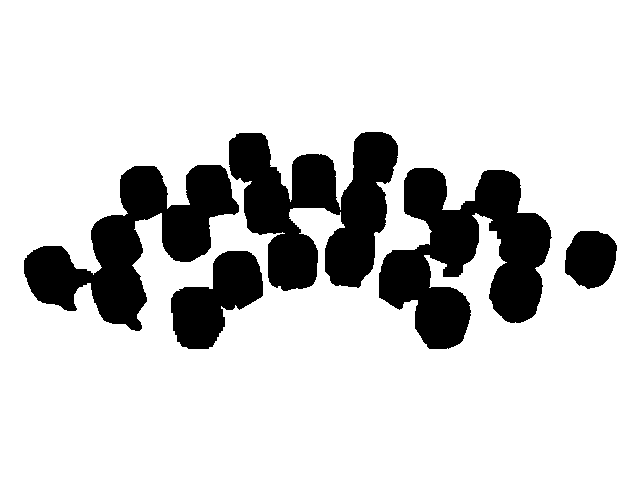
#> input picture data/input/16.png, 640 x 479 px
$ python demo.py
#> lines starting #> are read from the running program, lines starting #| are printed output that depends on the picture; after the words box and inside, x2 and y2 are one past the last pixel; in counts of white or black regions, pixels touching at a corner belong together
### sparse.py
import numpy as np
from scipy.spatial import Delaunay
from numba import njit
import cv2
import copy

@njit
def find(x, P):
    if P[x] == x:
        return x
    P[x] = find(P[x], P)
    return P[x]

@njit
def merge2D(ux, uy, vx, vy, m, P):
    x = ux*m+uy
    y = vx*m+vy
    x = find(x, P)
    y = find(y, P)
    if x!=y:
        P[x] = y
        return True
    return False

@njit
def binToPts(bin):
    n = bin.shape[0]
    m = bin.shape[1]
    P = np.arange(n*m)
    points = []
    for x in range(n):
        for y in range(m):
            if bin[x,y]:
                if x>0 and bin[x-1,y]:
                    merge2D(x, y, x-1, y, m, P)
                if x>0 and y>0 and bin[x-1,y-1]:
                    merge2D(x, y, x-1, y-1, m, P)
                if y>0 and bin[x,y-1]:
                    merge2D(x, y, x, y-1, m, P)
                if y>0 and x<n and bin[x+1,y-1]:
                    merge2D(x, y, x+1, y-1, m, P)

                if x>0 and (~bin[x-1,y]) or y>0 and (~bin[x,y-1]) \
                    or x<n-1 and (~bin[x+1,y]) or y<m-1 and (~bin[x,y+1]):
                    points.append([x,y])
    points = np.array(points)
    return n, m, points, P

def imgToSts(img):
    bin = img<126
    n, m, points, P = binToPts(bin)

    c_p = np.zeros((n*m, 2))
    c_c = np.zeros(n*m)
    for i in range(points.shape[0]):
        x = points[i,0]
        y = points[i,1]
        j = find(x*m+y, P)
        c_p[j] += points[i]
        c_c[j] += 1

    tmp = []
    for i in range(c_c.shape[0]):
        if c_c[i]>0:
            c_p[i]=c_p[i]/c_c[i]
            tmp.append(c_p[i])
    tmp = np.array(tmp)

    r_l = np.zeros(n*m)
    r_c = np.zeros(n*m)
    for i in range(points.shape[0]):
        x = points[i,0]
        y = points[i,1]
        j = find(x*m+y, P)
        if x==0 or y==0 or x==n-1 or y==m-1 \
            or x>0 and (~bin[x-1,y]) or y>0 and (~bin[x,y-1]) \
            or x<n-1 and (~bin[x+1,y]) or y<m-1 and (~bin[x,y+1]):
            r_l[j] += np.sqrt(np.sum(np.square(points[i]-c_p[j])))
            r_c[j] += 1

    c_p = tmp
    tmp = []
    for i in range(r_c.shape[0]):
        if r_c[i]>0:
            r_l[i]=r_l[i]/r_c[i]
            tmp.append(r_l[i])
    r_l = np.array(tmp)
    return c_p, r_l

@njit
def convert(img):
    # 并查集
    bin = img<126
    n, m, points, P = binToPts(bin)
    return points.astype(np.float64), P

@njit
def calMinAlpha(tri, points):
    e = []
    l = []
    for t in tri:
        p0 = t[0]
        p1 = t[1]
        p2 = t[2]
        e.append((p0,p1))
        e.append((p0,p2))
        e.append((p1,p2))
        p0 = points[p0]
        p1 = points[p1]
        p2 = points[p2]
        l1 = np.sqrt(np.sum(np.square(p0-p1)))
        l2 = np.sqrt(np.sum(np.square(p0-p2)))
        l3 = np.sqrt(np.sum(np.square(p1-p2)))
        l.append(l1)
        l.append(l2)
        l.append(l3)
    l = np.array(l)
    e = np.array(e)
    idx = np.argsort(l)
    p = np.arange(points.shape[0])
    a_t = []
    for i in range(e.shape[0]):
        j = idx[i]
        u = find(e[j][0], p)
        v = find(e[j][1], p)
        if u!=v:
            p[u] = v
            a_t.append(l[j])
    a_t = a_t[-max(int(len(a_t)*0.04), 1)]
    return a_t

def geometry(points: np.ndarray, tri: np.ndarray):
    t0 = tri[:,0]
    t1 = tri[:,1]
    t2 = tri[:,2]
    p0 = points[t0]
    p1 = points[t1]
    p2 = points[t2]

    a = p0-p1
    b = p2-p1
    c = p2-p0

    a_squ = np.sum(np.square(a),1)
    b_squ = np.sum(np.square(b),1)
    c_squ = np.sum(np.square(c),1)
    a_len = np.sqrt(a_squ)
    b_len = np.sqrt(b_squ)

    t_a = np.zeros((a_squ.shape[0],))
    cosc = (a_squ+b_squ-c_squ)/(2*a_len*b_len)
    idx = (cosc<1)&(cosc>-1)
    tri = tri[idx]
    #三角形顶点目录
    t0 = tri[:,0]
    t1 = tri[:,1]
    t2 = tri[:,2]
    p0 = points[t0]
    p1 = points[t1]
    p2 = points[t2]

    a = p0-p1
    b = p2-p1
    c = p2-p0

    a_squ = np.sum(np.square(a),1)
    b_squ = np.sum(np.square(b),1)
    c_squ = np.sum(np.square(c),1)
    a_len = np.sqrt(a_squ)
    b_len = np.sqrt(b_squ)
    c_len = np.sqrt(c_squ)

    d=(a_len+b_len+c_len)/2
    area=np.sqrt(d*(d-a_len)*(d-b_len)*(d-c_len))

    t_a = np.zeros((a_squ.shape[0],))
    cosc = (a_squ+b_squ-c_squ)/(2*a_len*b_len)
    sinc = np.sqrt(1-cosc*cosc)

    d = np.sqrt(c_squ)/sinc
    t_a = d/2
    #使每条边都有归属
    idx = np.argsort(t_a)
    tri = tri[idx]
    t_a = t_a[idx]
    area = area[idx]
    return t_a, tri, area

class Extractor:
    def __init__(self, N):
        self.cnt = np.zeros(N)
        self.G = []
        self.vis = np.zeros(N)
        self.sum = 0
        for i in range(N):
            self.G.append([])

    def dealEdge(self, u: np.int32,v: np.int32):
        G = self.G
        cnt = self.cnt
        if v not in G[u]:
            G[u].append(v)
            G[v].append(u)
            cnt[u] += 1
            cnt[v] += 1
        else:
            G[u].remove(v)
            G[v].remove(u)
            cnt[u] -= 1
            cnt[v] -= 1

    def visit(self, p):
        if self.vis[p]==0:
            self.sum += 1
        self.vis[p] += 1

    # [4 lines left out: function leave, not called in this run]

    def addTri(self, t):
        p0 = t[0]
        p1 = t[1]
        p2 = t[2]
        self.dealEdge(p0, p1)
        self.dealEdge(p0, p2)
        self.dealEdge(p1, p2)
        self.visit(p0)
        self.visit(p1)
        self.visit(p2)

    # [10 lines left out: function delTri, not called in this run]

    def polygon(self, points):
        G = copy.deepcopy(self.G)
        poly = []
        for i in range(len(G)):
            if len(G[i]) > 0:
                # o是当前轮廓
                p = []
                u = i
                v = G[u][-1]
                p.append(points[u])
                p.append(points[v])
                del G[u][-1]
                while len(G[v]) > 0:
                    G[v].remove(u)
                    if len(G[v]) > 0:
                        u = v
                        v = G[u][-1]
                        p.append(points[v])
                        del G[u][-1]
                p = np.array(p)
                poly.append(p)
        return poly

def calAlpha(points: np.ndarray, lbd):
    from scipy.spatial import Delaunay

    tri = Delaunay(points).simplices
    t_a, tri, area = geometry(points, tri)
    for i in range(tri.shape[0]-1):
        area[i+1] += area[i]

    ext = Extractor(points.shape[0])
    a_x = []
    a_y = []
    c = 0
    a = 0
    g_r = None
    res = None
    g_min = 1e8
    for i in range(tri.shape[0]):
        ext.addTri(tri[i])
        if i==tri.shape[0]-1 or t_a[i+1]>t_a[i]+1e-6:
            if c>0:
                g_r = np.sqrt(a/np.pi*(1-np.power(lbd, 1/c)))-t_a[i]
                if np.abs(g_r)<g_min:
                    g_min = np.abs(g_r)
                    res = t_a[i]
                a_x.append(t_a[i])
                a_y.append(g_r)
                if g_l*g_r<0:
                    g_min = 0
                    res = -(a_x[-1]-a_x[-2])/(g_r-g_l)*g_l+a_x[-2]
            c = ext.sum

            a = area[i]
            g_l = np.sqrt(a/np.pi*(1-np.power(lbd, 1/c)))-t_a[i]
            if np.abs(g_l)<g_min:
                g_min = np.abs(g_l)
                res = t_a[i]+1e-6
            a_x.append(t_a[i])
            a_y.append(g_l)
            if g_r is not None and g_l*g_r<=0:
                g_min = 0
                res = t_a[i]
    if res is None:
        res = calMinAlpha(tri, points)
    else:
        res = max(calMinAlpha(tri, points), res)
    return res

def paintPly(polys, h0, w0, h:int = None, w:int = None, lw: int = 1, lc = 0, bc = 255):
    """
    :param h0,w0: 原图长宽
    :param h,w: 目标图长宽
    :param bc: 背景颜色
    """

    if (h is None) and (w is None):
        h = h0
        w = w0
    elif h is None:
        h = int(h0*w/w0+0.5)
    elif w is None:
        w = int(w0*h/h0+0.5)
    truth =  np.full((w, h, 3), bc, dtype = np.uint8)
    for j in range(len(polys)):
        points = polys[j]
        if h!=h0:
            points[:,0] = points[:,0]*h/h0
        if w!=w0:
            points[:,1] = points[:,1]*w/w0
        polys[j] = points

    img = _paintPly(truth, polys, lc)
    img = img.swapaxes(0,1)
    if lw>1:
        kernel = cv2.getStructuringElement(cv2.MORPH_RECT, (lw, lw))
        img = cv2.erode(img, kernel)
    return img

def _paintPly(img, polygon: list, lc):
    for poly in polygon:
        py = poly.astype(np.int32)
        l = 0
        line = []
        for i in range(len(py)-1):
            line.append(np.sqrt(np.sum(np.square(py[i]-py[i+1]))))
            l += line[-1]
        y = []
        itv = l/400
        s = 0
        for i in range(len(py)-1):
            e = line[i]
            while s<e:
                p = py[i]+s/e*(py[i+1]-py[i])
                y.append(p)
                s += itv
            s -= e
        y.append(py[-1])
        y = np.stack(y,0)

        for i in range(5):
            v = np.insert(y, 0, y[399:400], axis=0)
            v = np.append(v, y[1:2], axis=0)
            v = v[1:]-v[:-1]
            l = np.sqrt(np.sum(np.square(v),1))
            t = (v[:-1,0]*v[1:,0]+v[:-1,1]*v[1:,1])/(l[:-1]*l[1:])
            t = np.minimum(t,1)
            a = np.arccos(t)
            for j in range(401):
                y[j] = y[j]+np.exp(-np.abs(a[j]-np.pi))*(y[(j+402)%401]-2*y[j]+y[(j+400)%401])

        for i in range(400):
            pt1 = (int(y[i,0]), int(y[i,1]))
            pt2 = (int(y[(i+1)%400,0]), int(y[(i+1)%400,1]))
            cv2.line(img, pt1, pt2, (lc, lc, lc))
    return img

def edge(img, lbd):
    points, radius = imgToSts(img)
    alpha = calAlpha(points, lbd)
    radius = np.mean(radius)
    alpha -= radius
    alpha = max(alpha, 0)

    # print('alpha', alpha, radius)
    points, P = convert(img)
    tri = Delaunay(points).simplices
    t_a, tri, area = geometry(points, tri)
    ext = Extractor(points.shape[0])
    vis = np.zeros((img.shape[0]*img.shape[1]))
    R = np.array(P)
    for i in range(tri.shape[0]):
        if alpha>t_a[i]:
            x = points[tri[i,0]].astype(np.int32)
            y = points[tri[i,1]].astype(np.int32)
            z = points[tri[i,2]].astype(np.int32)
            x = find(x[0]*img.shape[1]+x[1],R)
            y = find(y[0]*img.shape[1]+y[1],R)
            if x!=y:
                R[x] = y
                vis[y] = 1
            z = find(z[0]*img.shape[1]+z[1],R)
            if y!=z:
                R[y] = z
                vis[z] = 1
    # print(np.sum(vis))
    for i in range(tri.shape[0]):
        x = points[tri[i,0]].astype(np.int32)
        y = points[tri[i,1]].astype(np.int32)
        z = points[tri[i,2]].astype(np.int32)
        x = find(x[0]*img.shape[1]+x[1],P)
        y = find(y[0]*img.shape[1]+y[1],P)
        z = find(z[0]*img.shape[1]+z[1],P)
        if alpha>t_a[i] or (x==y and y==z):
            x = points[tri[i,0]].astype(np.int32)
            x = find(x[0]*img.shape[1]+x[1],R)
            if vis[x]>0:
                ext.addTri(tri[i])
    poly = ext.polygon(points)
    img = paintPly(poly, img.shape[0], img.shape[1])
    return img

### demo.py
from sparse import edge
import cv2

eps = 1e-2
img = cv2.imread("data/input/16.png",0)
#> img: shape (479, 640); 82.2% white; 5 black regions, box (x1, y1, x2, y2) and area: (379, 168, 552, 349) 16967, (229, 132, 398, 291) 15682, (24, 165, 239, 331) 14309, (171, 251, 263, 349) 5193, (565, 231, 617, 289) 2349
img = edge(img, eps)
#> in imgToSts, `n, m, points, P = binToPts(bin)`: n = 479; m = 640; points = 3430 pairs, first value 132 to 348, second value 24 to 616
#> the loop in imgToSts, `for i in range(points.shape[0]):` made 3430 passes
#> (x, y) on passes 1 to 3: (132, 365), (132, 366), (132, 367)
#> after the loop in imgToSts, `for i in range(points.shape[0]):`: c_p = 306560 pairs, first value 0 to 262227, second value 0 to 478893
#> after the loop in imgToSts, `for i in range(c_c.shape[0]):`: c_p = 306560 pairs, first value 0 to 299.9, second value 0 to 590.3; tmp = [[257.9, 590.3], [206.1, 313.6], [241.6, 133.5], [299.9, 215.1], [253.1, 462.3]]
#> in imgToSts, `c_p = tmp`: c_p has the same summary as tmp
#> after the loop in imgToSts, `for i in range(r_c.shape[0]):`: tmp = [26.9, 60.81, 67.46, 38.87, 63.44]
#> in edge, `points, radius = imgToSts(img)`: points = [[257.9, 590.3], [206.1, 313.6], [241.6, 133.5], [299.9, 215.1], [253.1, 462.3]]; radius = [26.9, 60.81, 67.46, 38.87, 63.44]
#> in calAlpha, `tri = Delaunay(points).simplices`: tri = [[2, 3, 1], [3, 4, 1], [4, 0, 1], [0, 4, 3]]
#> in geometry, `t0 = tri[:,0]`: t0 = [2, 3, 4, 0]
#> in geometry, `t1 = tri[:,1]`: t1 = [3, 4, 0, 4]
#> in geometry, `t2 = tri[:,2]`: t2 = [1, 1, 1, 3]
#> in geometry, `p0 = points[t0]`: p0 = [[241.6, 133.5], [299.9, 215.1], [253.1, 462.3], [257.9, 590.3]]
#> in geometry, `p1 = points[t1]`: p1 = [[299.9, 215.1], [253.1, 462.3], [257.9, 590.3], [253.1, 462.3]]
#> in geometry, `p2 = points[t2]`: p2 = [[206.1, 313.6], [206.1, 313.6], [206.1, 313.6], [299.9, 215.1]]
#> in geometry, `a = p0-p1`: a = [[-58.31, -81.58], [46.82, -247.1], [-4.83, -128.1], [4.83, 128.1]]
#> in geometry, `b = p2-p1`: b = [[-93.79, 98.53], [-46.98, -148.6], [-51.8, -276.7], [46.82, -247.1]]
#> in geometry, `c = p2-p0`: c = [[-35.48, 180.1], [-93.79, 98.53], [-46.98, -148.6], [41.99, -375.2]]
#> in geometry, `a_squ = np.sum(np.square(a),1)`: a_squ = [10056, 63270.2, 16429.2, 16429.2]
#> in geometry, `b_squ = np.sum(np.square(b),1)`: b_squ = [18504.7, 24293, 79246.6, 63270.2]
#> in geometry, `c_squ = np.sum(np.square(c),1)`: c_squ = [33697.3, 18504.7, 24293, 142557.6]
#> in geometry, `a_len = np.sqrt(a_squ)`: a_len = [100.3, 251.5, 128.2, 128.2]
#> in geometry, `b_len = np.sqrt(b_squ)`: b_len = [136, 155.9, 281.5, 251.5]
#> in geometry, `cosc = (a_squ+b_squ-c_squ)/(2*a_len*b_len)`: cosc = [-0.188, 0.881, 0.989, -0.975]
#> in geometry, `idx = (cosc<1)&(cosc>-1)`: idx = [True, True, True, True]
#> in geometry, `tri = tri[idx]`: tri = [[2, 3, 1], [3, 4, 1], [4, 0, 1], [0, 4, 3]]
#> in geometry, `c_len = np.sqrt(c_squ)`: c_len = [183.6, 136, 155.9, 377.6]
#> in geometry, `d=(a_len+b_len+c_len)/2`: d = [209.9, 271.7, 282.8, 378.6]
#> in geometry, `area=np.sqrt(d*(d-a_len)*(d-b_len)*(d-c_len))`: area = [6698.6, 9283.8, 2649.7, 3595]
#> in geometry, `sinc = np.sqrt(1-cosc*cosc)`: sinc = [0.982, 0.474, 0.147, 0.223]
#> in geometry, `d = np.sqrt(c_squ)/sinc`: d = [186.9, 287.2, 1061.2, 1693.1]
#> in geometry, `t_a = d/2`: t_a = [93.46, 143.6, 530.6, 846.5]
#> in geometry, `idx = np.argsort(t_a)`: idx = [0, 1, 2, 3]
#> in calAlpha, `t_a, tri, area = geometry(points, tri)`: t_a = [93.46, 143.6, 530.6, 846.5]; area = [6698.6, 9283.8, 2649.7, 3595]
#> after the loop in calAlpha, `for i in range(tri.shape[0]-1):`: area = [6698.6, 15982.4, 18632.2, 22227.1]
#> the loop in calAlpha, `for i in range(tri.shape[0]):` made 4 passes
#> (a, g_l, res) on pass 1: (6698.6, -52.55, 93.46)
#> (g_r, a, g_l) on passes 2 to 4: (-102.7, 15982.4, -84.63), (-471.6, 18632.2, -470.9), (-786.8, 22227.1, -781.3)
#> after the loop in calAlpha, `for i in range(tri.shape[0]):`: a_x = [93.46, 143.6, 143.6, 530.6, 530.6, 846.5, 846.5]; a_y = [-52.55, -102.7, -84.63, -471.6, -470.9, -786.8, -781.3]
#> in calAlpha, `res = max(calMinAlpha(tri, points), res)`: res = 155.9
#> in edge, `radius = np.mean(radius)`: radius = 51.5
#> in edge, `alpha -= radius`: alpha = 104.4
#> in edge, `points, P = convert(img)`: points = 3430 pairs, first value 132 to 348, second value 24 to 616
#> in edge, `t_a, tri, area = geometry(points, tri)`: t_a = 6737 values from 0.707 to 7875.5; area = 6737 values, max 5894 at index 6640, min 0.5 at index 6731, mean 14.39
#> the loop in edge, `for i in range(tri.shape[0]):` made 6737 passes
#> (x, y, z) on passes 1 to 12: (185887, 185887, 185887), (222927, 222927, 222927), (222927, 222927, 222927), (223168, 223168, 223168), (185887, 185887, 185887), (223168, 223168, 223168), (223168, 223168, 223168), (185887, 185887, 185887), (222927, 222927, 222927), (185887, 185887, 185887), (185887, 185887, 185887), (211339, 211339, 211339)
#> the loop in paintPly, `for j in range(len(polys)):` made 1 pass
#> the loop in _paintPly, `for poly in polygon:` made 1 pass
#> after the loop in _paintPly, `for poly in polygon:`:
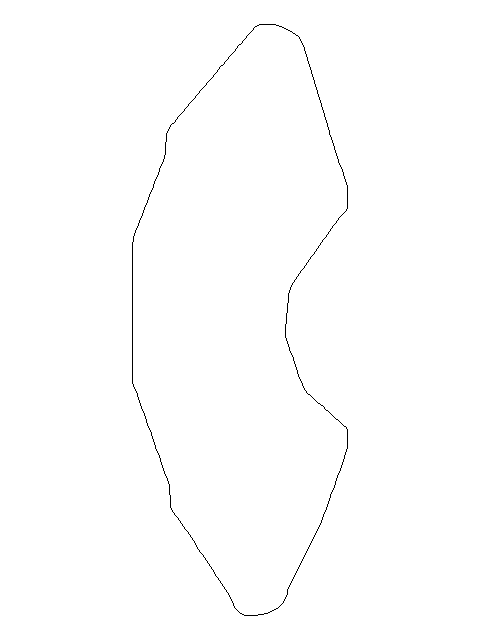
#> img: shape (640, 479, 3); 99.6% white; black in thin lines or dots, all inside (x1, y1, x2, y2) = (132, 24, 348, 616)
#> in paintPly, `img = img.swapaxes(0,1)`:
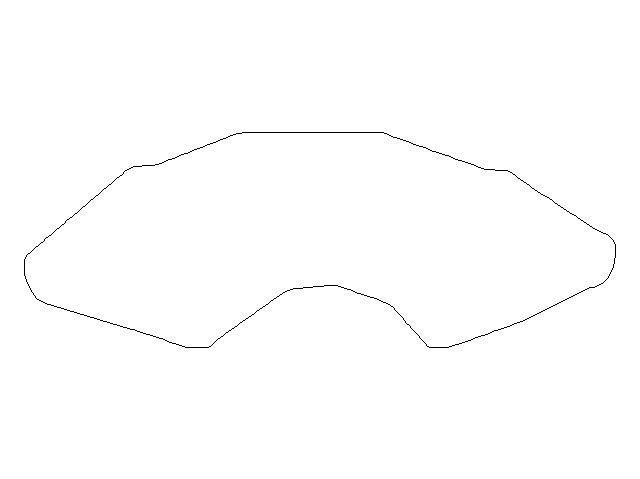
#> img: shape (479, 640, 3); 99.6% white; black in thin lines or dots, all inside (x1, y1, x2, y2) = (24, 132, 616, 348)
cv2.imwrite("data/output/16.png", img)
